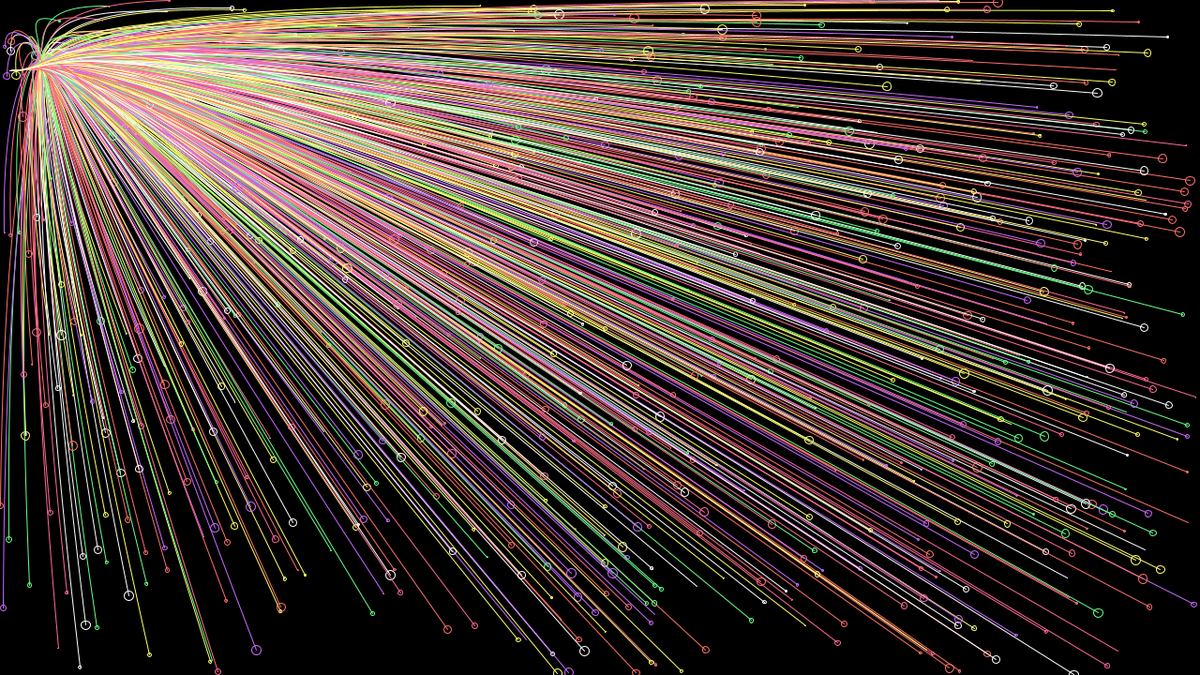
Frame 1 (no input)
Frame 60 (the mouse pressed at the canvas centre just before this capture): identical to frame 1, image omitted
Frame 120 (the mouse held since frame 60 and released just before this capture): identical to frame 1, image omitted

The Processing sketch that drew this single still picture (run headless with seeded random() and noise(); from frame 60 on, the mouse is pressed at the canvas centre):

// Processing sketch: processing_133861
// ── processing_133861.pde

//Y.Okamoto 20140212
//impact on the others


//Define Color Palette
color[] mcz = {#FF6A92, #CA6AFF, #6AFF86, #FFFF6A, #FF716A, #FFFFFF};
color[] palette = mcz;
float counter = 0;


//Create setup code block
void setup(){
 //maximum window size for this assignment
 size(1280, 720);
 //select the first color from the selected palette
 background(#000000);
}

//Create the draw code block
void draw(){
 //Setup while loop counting up to 8000
 while(counter <300 ){
   //Set stroke color to random palette color
   stroke(palette[int(random(0, 6))]);
   //Set stroke weight randomly
   strokeWeight(int(random(1, 2)));
   //Set fill color randomly from palette
   fill(palette[int(random(0, 6))]);
   //set ellipse origin location x to random of screen width
   float x = random(width);
   //set ellipse origin location x to random of screen height    
   float y = random(height);
   //set ellipse height and width randomly
   float d = random(0, 10);
   
   //draw ellipse 

   //line(x, y, d, d);


noFill();
bezier(x, y, d, 5, 80, 75, 10, 75);
ellipse(x, y, d, d);


   //change limiter count randomly between -1 and +2
   counter += random(-1, +2);
 }
}
